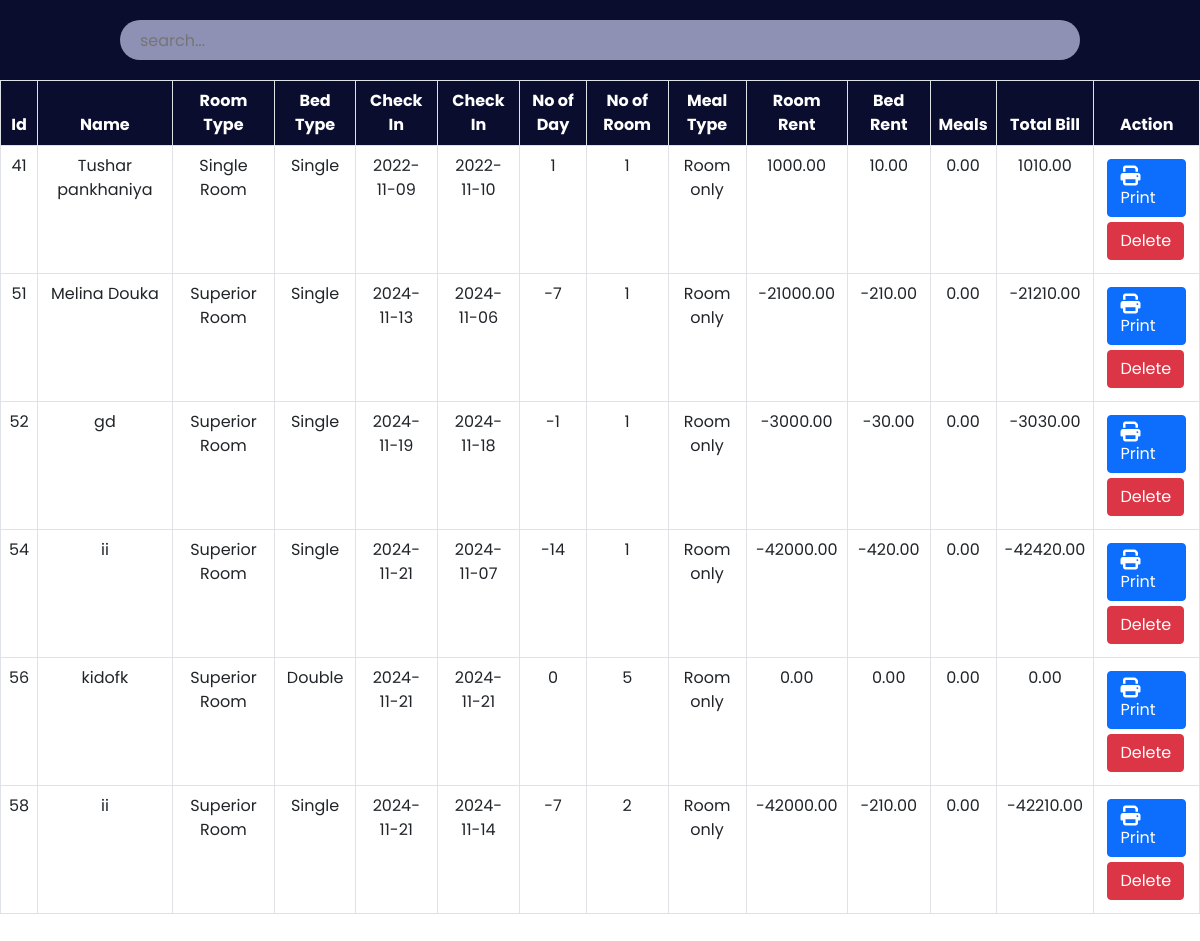
Page /hotel1/admin/payment.php on the committed database.
### tables this page shows
CREATE TABLE `payment` (
  `id` int(30) NOT NULL,
  `Name` varchar(30) NOT NULL,
  `Email` varchar(30) NOT NULL,
  `RoomType` varchar(30) NOT NULL,
  `Bed` varchar(30) NOT NULL,
  `NoofRoom` int(30) NOT NULL,
  `cin` date NOT NULL,
  `cout` date NOT NULL,
  `noofdays` int(30) NOT NULL,
  `roomtotal` double(8,2) NOT NULL,
  `bedtotal` double(8,2) NOT NULL,
  `meal` varchar(30) NOT NULL,
  `mealtotal` double(8,2) NOT NULL,
  `finaltotal` double(8,2) NOT NULL,
  `Noofadult` varchar(50) NOT NULL,
  `Noofchild` varchar(50) NOT NULL,
  `Noofinfant` varchar(50) NOT NULL,
  `din` date DEFAULT NULL
);

### hotel1/admin/payment.php (the view, shortened to what this page needs)
<?php
    include '../config.php';
?>
<!DOCTYPE html>
<html lang="en">
<head>
    <link href="https://cdn.jsdelivr.net/npm/bootstrap@5.0.2/dist/css/bootstrap.min.css" rel="stylesheet">
    <link rel="stylesheet" href="https://cdnjs.cloudflare.com/ajax/libs/font-awesome/6.2.0/css/all.min.css"/>
	<link rel="stylesheet" href="css/roombook.css">
</head>
<body>
	<div class="searchsection">
        <input type="text" name="search_bar" id="search_bar" placeholder="search..." onkeyup="searchFun()">
    </div>
    <div class="roombooktable" class="table-responsive-xl">
        <?php
            $paymanttablesql = "SELECT * FROM payment";
            $paymantresult = mysqli_query($conn, $paymanttablesql);
        ?>
        <table class="table table-bordered" id="table-data">
            <thead>
                <tr>
                    <th scope="col">Id</th>
                    <th scope="col">Name</th>
                    <th scope="col">Room Type</th>
                    <th scope="col">Bed Type</th>
                    <th scope="col">Check In</th>
                    <th scope="col">Check In</th>
					<th scope="col">No of Day</th>
                    <th scope="col">No of Room</th>
					<th scope="col">Meal Type</th>
                    <th scope="col">Room Rent</th>
                    <th scope="col">Bed Rent</th>
                    <th scope="col">Meals</th>
					<th scope="col">Total Bill</th>
                    <th scope="col">Action</th>
                </tr>
            </thead>
            <tbody>
            <?php
            while ($res = mysqli_fetch_array($paymantresult)) {
            ?>
                <tr>
                    <td><?php echo $res['id'] ?></td>
                    <td><?php echo $res['Name'] ?></td>
                    <td><?php echo $res['RoomType'] ?></td>
                    <td><?php echo $res['Bed'] ?></td>
					<td><?php echo $res['cin'] ?></td>
                    <td><?php echo $res['cout'] ?></td>
					<td><?php echo $res['noofdays'] ?></td>
                    <td><?php echo $res['NoofRoom'] ?></td>
                    <td><?php echo $res['meal'] ?></td>
                    <td><?php echo $res['roomtotal'] ?></td>
					<td><?php echo $res['bedtotal'] ?></td>
					<td><?php echo $res['mealtotal'] ?></td>
					<td><?php echo $res['finaltotal'] ?></td>
                    <td class="action">
                        <a href="invoiceprint1.php?id= <?php echo $res['id']?>"><button class="btn btn-primary"><i class="fa-solid fa-print"></i>Print</button></a>
						<a href="paymantdelete.php?id=<?php echo $res['id']?>"><button class="btn btn-danger">Delete</button></a>
                    </td>
                </tr>
            <?php
            }
            ?>
            </tbody>
        </table>
    </div>
</body>
</html>

### hotel1/admin/css/roombook.css (style rules this page uses)
:root { --bg-text-shadow: 0 2px 4px rgb(13 0 77 / 8%), 0 3px 6px rgb(13 0 77 / 8%), 0 8px 16px rgb(13 0 77 / 8%); --bg-box-shadow: 0px 0px 20px 6px rgba(26, 30, 164, 0.31); }
body { background-color: #ffff; }
* { margin: 0; padding: 0; font-family: 'Poppins', sans-serif; }
i { font-size: 20px; }
.searchsection { height: 80px; width: 100%; display: flex; justify-content: space-evenly; align-items: center; background-color: #0a0d2d; position: fixed; z-index: 500; }
#search_bar { height: 40px; width: 80%; border: none; background-color: rgba(195, 198, 233, 0.714); padding-left: 20px; border-radius: 30px; }
a { color: black; }
.roombooktable { position: absolute; color: #0a0d2d; margin-top: 80px; width: 100%; height: 100vh; padding-bottom: 900px; }
.roombooktable thead { background-color: #0a0d2d; color: white; text-align: center; }
.roombooktable tbody { text-align: center; }
.action a { text-decoration: none; }
.action button { display: flex; flex-wrap: wrap; margin: 5px; }

### rows in the picture
payment: id "41", Name "Tushar pankhaniya", RoomType "Single Room", Bed "Single", cin "2022-11-09", cout "2022-11-10", noofdays "1", NoofRoom "1", meal "Room only", roomtotal "1000.00", bedtotal "10.00", mealtotal "0.00", finaltotal "1010.00"
payment: id "51", Name "Melina Douka", RoomType "Superior Room", Bed "Single", cin "2024-11-13", cout "2024-11-06", noofdays "-7", NoofRoom "1", meal "Room only", roomtotal "-21000.00", bedtotal "-210.00", mealtotal "0.00", finaltotal "-21210.00"
payment: id "52", Name "gd", RoomType "Superior Room", Bed "Single", cin "2024-11-19", cout "2024-11-18", noofdays "-1", NoofRoom "1", meal "Room only", roomtotal "-3000.00", bedtotal "-30.00", mealtotal "0.00", finaltotal "-3030.00"
payment: id "54", Name "ii", RoomType "Superior Room", Bed "Single", cin "2024-11-21", cout "2024-11-07", noofdays "-14", NoofRoom "1", meal "Room only", roomtotal "-42000.00", bedtotal "-420.00", mealtotal "0.00", finaltotal "-42420.00"
payment: id "56", Name "kidofk", RoomType "Superior Room", Bed "Double", cin "2024-11-21", cout "2024-11-21", noofdays "0", NoofRoom "5", meal "Room only", roomtotal "0.00", bedtotal "0.00", mealtotal "0.00", finaltotal "0.00"
payment: id "58", Name "ii", RoomType "Superior Room", Bed "Single", cin "2024-11-21", cout "2024-11-14", noofdays "-7", NoofRoom "2", meal "Room only", roomtotal "-42000.00", bedtotal "-210.00", mealtotal "0.00", finaltotal "-42210.00"
